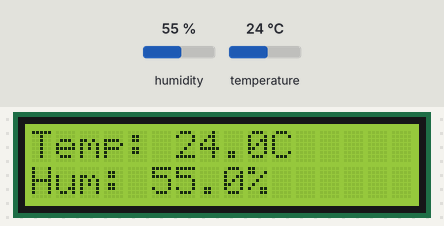
Bench run of a program on a simulated Raspberry Pi Pico running MicroPython. On the bench: 16×2 character LCD. Wiring (from the project's diagram.json): DHT22 sensor on GP15. The inputs (shaded band) are chosen by the test bench; at power-on: humidity 55 %, temperature 24 °C. WiFi joins after 1.5 s; requests to the public web service named in the program get a made-up reply in its usual format after 0.4 s (London, UTC, broken clouds, 64 % humidity, 1013 hPa unless stated); values from a settings file that is not in the repository are placeholders; what the program prints to the serial console is not drawn.

Above: at 1.7 s.

Measured:
- what the display in image 0 shows lasts 20.4 s, from 1.6 s to 22.0 s

The program:

main.py
```python
import network
import urequests
import time
from machine import Pin, I2C
import dht
from lcd_api import LcdApi
from pico_i2c_lcd import I2cLcd
import config

ssid = "Wokwi-GUEST"
password = ""

wlan = network.WLAN(network.STA_IF)
wlan.active(True)
wlan.connect(ssid, password)

while not wlan.isconnected():
    pass

print("Connected:", wlan.ifconfig())

sensor = dht.DHT22(Pin(15))

THINGSPEAK_API_KEY = config.THINGSPEAK_KEY
THINGSPEAK_URL = "https://api.thingspeak.com/update"

MIN_TEMP = 15
MAX_TEMP = 28
MIN_HUM = 35
MAX_HUM = 65

I2C_ADDR = 0x27
I2C_NUM_ROWS = 2
I2C_NUM_COLS = 16
i2c = I2C(0, sda=Pin(0), scl=Pin(1), freq=400000)
lcd = I2cLcd(i2c, I2C_ADDR, I2C_NUM_ROWS, I2C_NUM_COLS)

while True:
    sensor.measure()
    temp = sensor.temperature()
    hum = sensor.humidity()

    alert = 0
    if temp < MIN_TEMP or temp > MAX_TEMP or hum < MIN_HUM or hum > MAX_HUM:
        alert = 1
    lcd.clear()
    lcd.putstr(f"Temp: {temp:.1f}C")
    lcd.move_to(0, 1)
    lcd.putstr(f"Hum: {hum:.1f}%")

    if alert:
        lcd.move_to(10, 0)
        lcd.putstr("ALRT")

    response = urequests.get(
        f"{THINGSPEAK_URL}?api_key={THINGSPEAK_API_KEY}&field1={temp}&field2={hum}&field3={alert}"
    )
    print("Sent:", temp, hum, alert, response.text)
    response.close()

    time.sleep(20)
```
